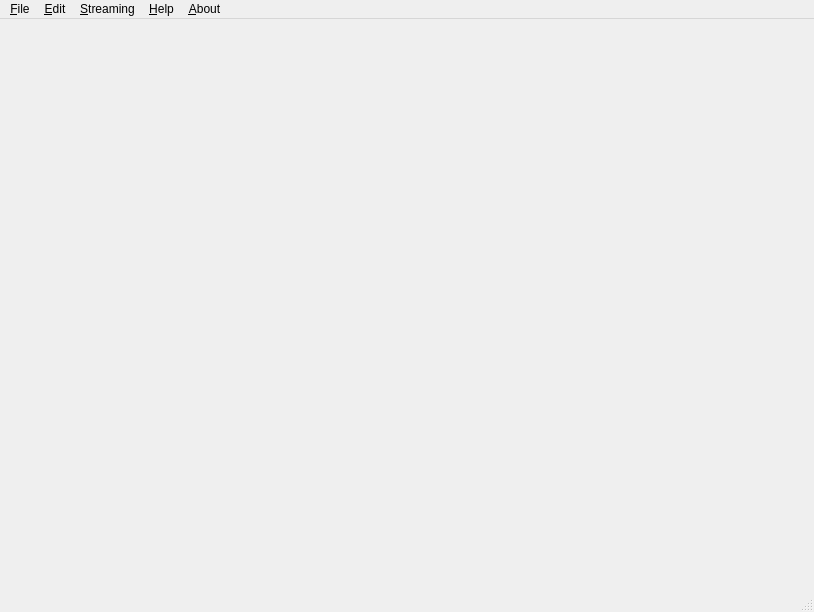
<?xml version="1.0" encoding="UTF-8"?>
<ui version="4.0">
 <author>Gustavo</author>
 <class>MainWindow</class>
 <widget class="QMainWindow" name="MainWindow">
  <property name="geometry">
   <rect>
    <x>0</x>
    <y>0</y>
    <width>814</width>
    <height>612</height>
   </rect>
  </property>
  <property name="minimumSize">
   <size>
    <width>780</width>
    <height>500</height>
   </size>
  </property>
  <property name="windowTitle">
   <string>Odissey MediaPlater</string>
  </property>
  <widget class="QWidget" name="centralwidget"/>
  <widget class="QMenuBar" name="menubar">
   <property name="geometry">
    <rect>
     <x>0</x>
     <y>0</y>
     <width>814</width>
     <height>25</height>
    </rect>
   </property>
   <widget class="QMenu" name="menu_File">
    <property name="title">
     <string>&amp;File</string>
    </property>
    <addaction name="action_UploadFile"/>
   </widget>
   <widget class="QMenu" name="menu_Edit">
    <property name="title">
     <string>&amp;Edit</string>
    </property>
    <addaction name="action_Search"/>
    <addaction name="action_MetaData"/>
   </widget>
   <widget class="QMenu" name="menu_Streaming">
    <property name="title">
     <string>&amp;Streaming</string>
    </property>
    <addaction name="action_Search_2"/>
   </widget>
   <widget class="QMenu" name="menu_Help">
    <property name="title">
     <string>&amp;Help</string>
    </property>
   </widget>
   <widget class="QMenu" name="menu_About">
    <property name="title">
     <string>&amp;About</string>
    </property>
   </widget>
   <addaction name="menu_File"/>
   <addaction name="menu_Edit"/>
   <addaction name="menu_Streaming"/>
   <addaction name="menu_Help"/>
   <addaction name="menu_About"/>
  </widget>
  <widget class="QStatusBar" name="statusbar"/>
  <action name="action_UploadFile">
   <property name="text">
    <string>&amp;UploadFile</string>
   </property>
   <property name="shortcut">
    <string>Ctrl+O</string>
   </property>
  </action>
  <action name="action_Search">
   <property name="text">
    <string>&amp;Search</string>
   </property>
  </action>
  <action name="action_Search_2">
   <property name="text">
    <string>&amp;Search</string>
   </property>
  </action>
  <action name="action_MetaData">
   <property name="text">
    <string>&amp;MetaData</string>
   </property>
  </action>
 </widget>
 <resources/>
 <connections/>
</ui>
